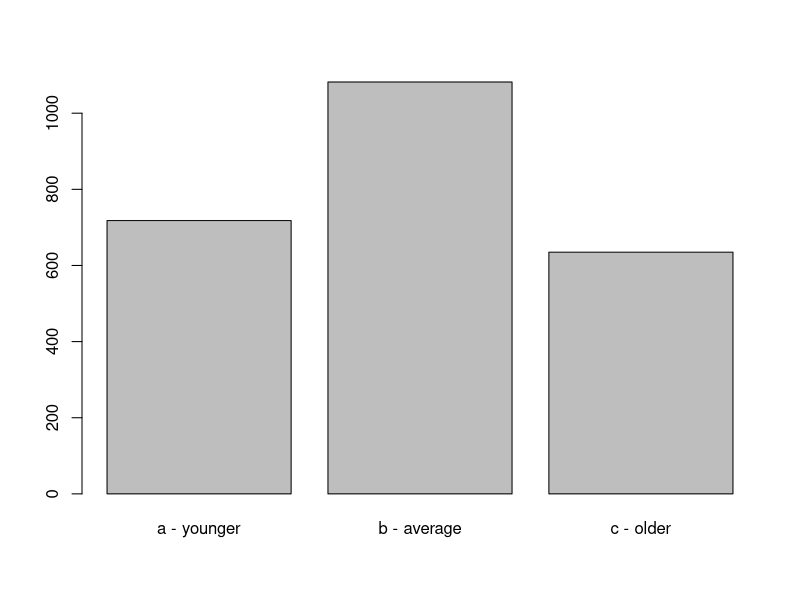
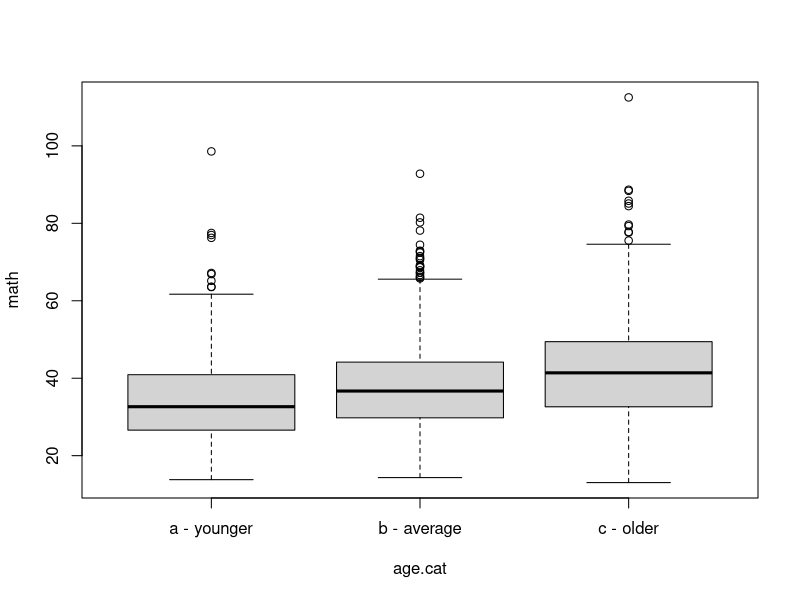
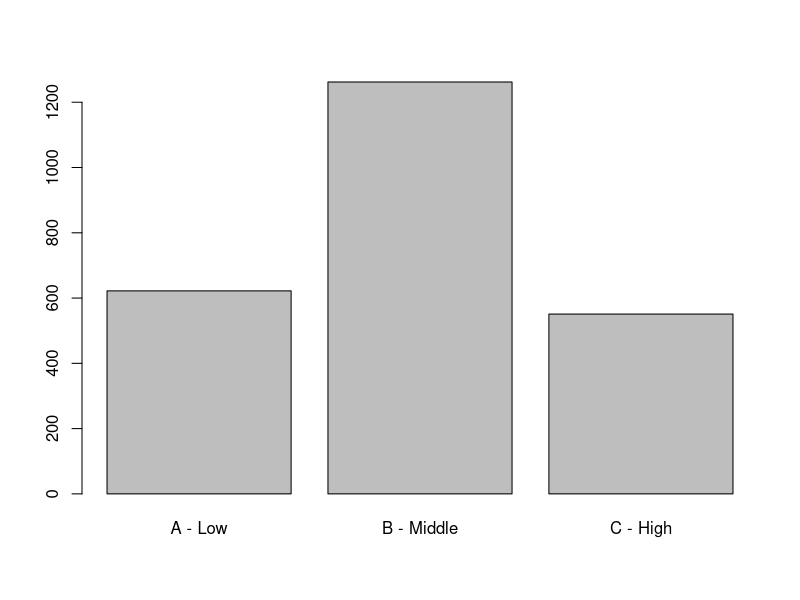
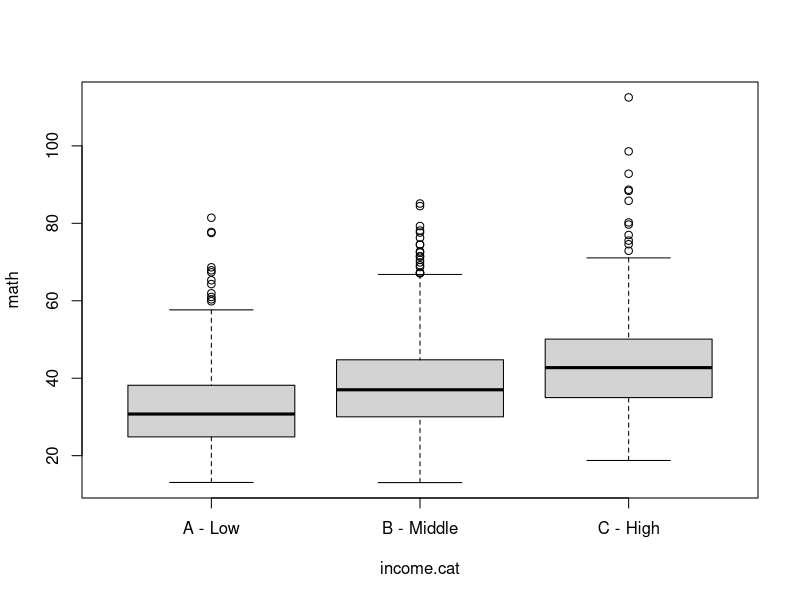
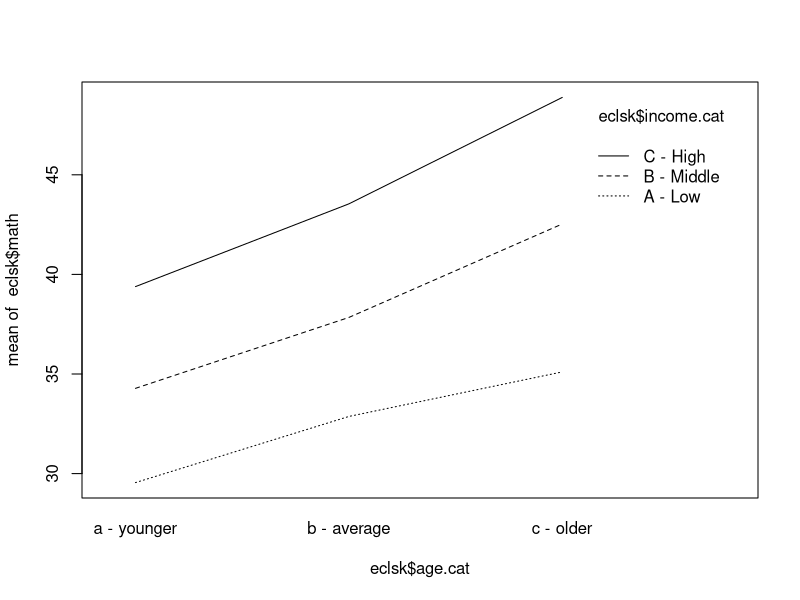
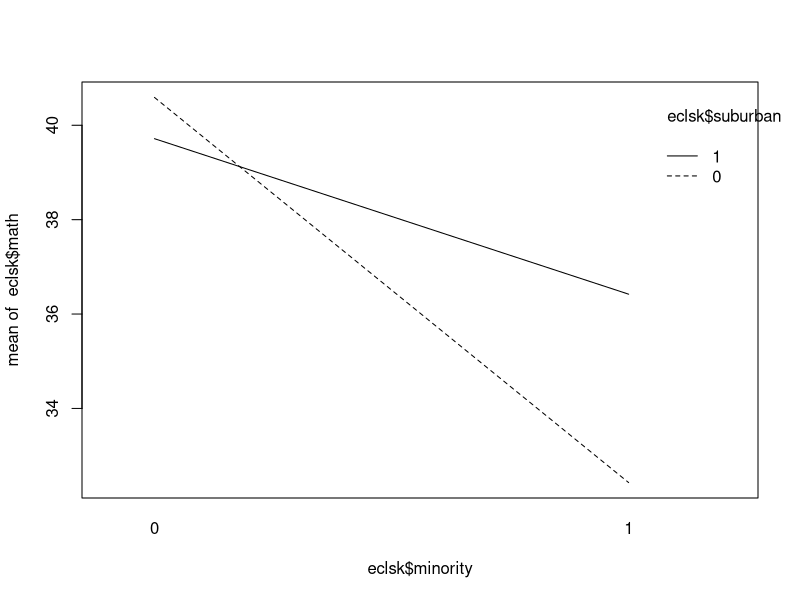

Recreate these plots in R, in order.
##################################################################################################################
####################################### RSCH 8120: Week 4 Factorial ANOVA #########################
##################################################################################################################
####----------------------------------####
# Date: Aug, 2019

#clean environment
# rm(list=ls(all=TRUE))
## Factorial ANOVA is for two-way interaction


####--------------------------------------------------------------------####
### Part I: Set-up...run this before starting other parts
#Packages

# If you are missing any packages use   install.packages("fill in this blank with package name")
# Importing a .csv file
# 1) For ease make sure the file is in your Working Directory (with your script and other R files).
# 2) Import the data and save as an object
eclsk <- read.csv("eclsk.csv") #NOTE: it must be in quotes and have .csv

# ANOVA/ANCOVA requires categorical variables: run the code below to create one
eclsk$age.cat <- "b - average"
eclsk$age.cat[which(eclsk$age >= 72)] <- "c - older"   #72 months or older
eclsk$age.cat[which(eclsk$age <= 66)] <- "a - younger" #66 months or younger

eclsk$age.cat <- as.factor(eclsk$age.cat)
#now we have an age categorical variable to analyze.
eclsk$income.cat <- as.factor(eclsk$income.cat)

#This gets rid of scientific notation if you don't like it.
options(scipen=999)

####--------------------------------------------------------------------####
### Part II: Before Factorial ANOVA...seen this before

## Inspect Variables
# Examine factor/independent variable X that must be categorical
plot(eclsk$age.cat)

# Examine dependent variable Y that must be continuous by our age.cat factor
boxplot(math~age.cat, data=eclsk)
# Does it look like these groups differ on math scores? 
# There is a difference in the mean of math scores across age cat.

## Inspect Variables
# Examine factor/independent variable X that must be categorical
plot(eclsk$income.cat)

# Examine dependent variable Y that must be continuous by our income.cat factor
boxplot(math~income.cat, data=eclsk)
# Does it look like these groups differ on math scores? 
# There is a difference in the mean of math scores across income.cat.

####--------------------------------------------------------------------####
### Part III: Conduct Factorial ANOVA and interpret results

#factorial anova:
#anova(lm(<outcome>~<grouping variable that is a factor>, data=<data>)) *****NEW +age.cat:income.cat***** 
factorial.anova.output <- anova(lm(math~age.cat+income.cat+age.cat:income.cat, data=eclsk))
factorial.anova.output
## We use: to find interaction.

interaction.plot(x.factor = eclsk$age.cat, trace.factor = eclsk$income.cat, 
                 response = eclsk$math, fun = mean)
## interaction plot 
## We have plot for the moderator. From the plot,we can tell that from younger group to average age group, there's no interaction. However, from the average group to the older age group, as the age increase, the impact of income on math scores become more evident.

#factorial anova:
#anova(lm(<outcome>~<grouping variable that is a factor>, data=<data>)) *****NEW +age.cat:income.cat***** 
factorial.anova.output2 <- anova(lm(math~minority+suburban+minority:suburban, data=eclsk))
factorial.anova.output2


interaction.plot(x.factor = eclsk$minority, trace.factor = eclsk$suburban, 
                 response = eclsk$math, fun = mean)
## From the p-value，if_minority has an obvious effect on the math score, bur the location of school has no effect
## For minority, school in suburban will make math scores better; but for non-minority, school in urban will be better for math scores.
